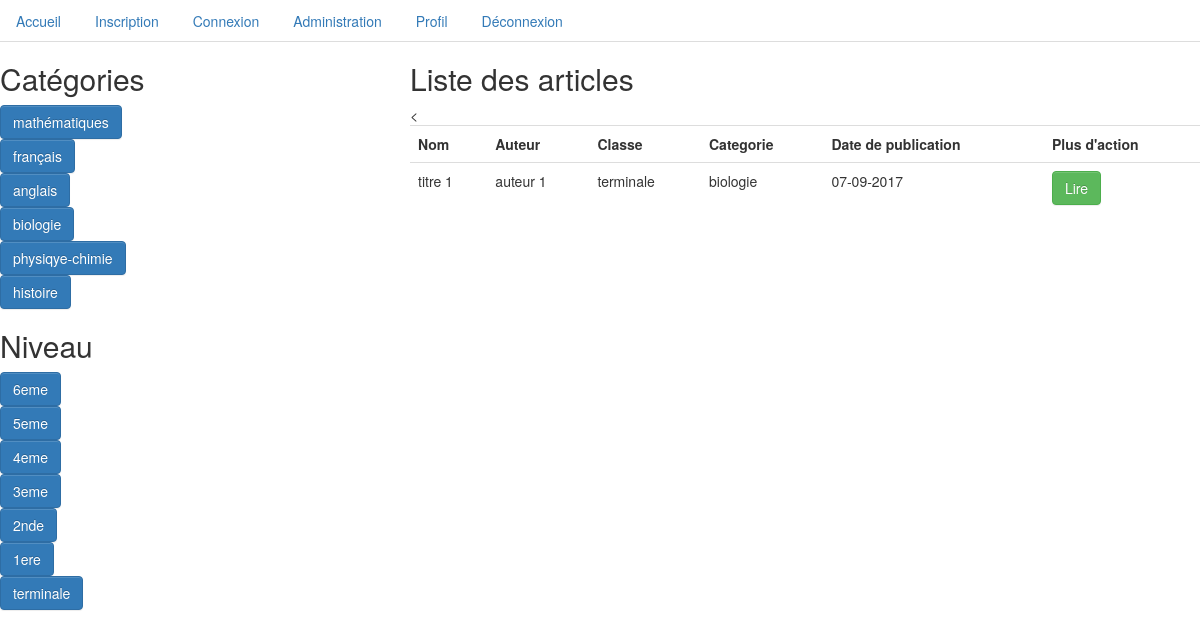
The page / on the database its author committed.
### tables this page shows
CREATE TABLE `categories` (
  `id` int(11) NOT NULL,
  `nameCategorie` varchar(50) NOT NULL
);

CREATE TABLE `classe` (
  `id` int(11) NOT NULL,
  `niveauClasse` varchar(50) NOT NULL
);

CREATE TABLE `articles` (
  `id` int(11) NOT NULL,
  `titre` varchar(50) NOT NULL,
  `auteur` varchar(50) NOT NULL,
  `contenu` text NOT NULL,
  `categorie` tinyint(4) NOT NULL,
  `classe` tinyint(4) NOT NULL,
  `datePublication` int(11) NOT NULL
);

### include/function.inc.php (called while the page is built, shortened)
<?php
function afficherArticles()
{
    require('./include/connexion.inc.php');
    $totalArt = $bdd->query('SELECT * FROM articles');
    $resultArt = $totalArt->fetchAll(PDO::FETCH_OBJ);
    return $resultArt;
}
?>

### pages/listeArticles.php (the view, shortened to what this page needs)
<?php
    require('include/connexion.inc.php');
    $infosCat = $bdd->query("SELECT * FROM categories");
    $categories = $infosCat->fetchAll(PDO::FETCH_OBJ);
    $infosClasse = $bdd->query("SELECT * FROM classe");
    $classes = $infosClasse->fetchAll(PDO::FETCH_OBJ);
    if(!isset($_GET['id_cat']) AND !isset($_GET['id_classe']))
    {
        $articles =afficherArticles();
    }
    if(isset($articles) and !empty($articles))
    {
          $listeArticle = '<table class="table"><tr><th>Nom</th><th>Auteur</th><<th>Classe</th><th>Categorie</th><th>Date de publication</th><th> Plus d\'action';
          foreach($articles as $article)
          {
                $infosCat = $bdd->query("SELECT * FROM categories WHERE id = '$article->categorie'");
                $categorie = $infosCat->fetch(PDO::FETCH_OBJ);
                $infosClasse = $bdd->query("SELECT * FROM classe WHERE id = '$article->classe'");
                $classe = $infosClasse->fetch(PDO::FETCH_OBJ);
                $listeArticle.='<tr><td>'.$article->titre.'</td><td>'.$article->auteur.'</td><td>'.htmlspecialchars($classe->niveauClasse).'</td><td>'.htmlspecialchars($categorie->nameCategorie).'</td><td>'.htmlspecialchars(date("d-m-Y", $article->datePublication)).'</td><td><a href="index.php?page=read&id_article='.$article->id.'" class="btn btn-success">Lire</a></td>';
          }
          $listeArticle.= '</table>';
    }
?>
<div class="row">
    <div class="col-md-4">
        <h2> Catégories</h2>
        <?php
          if(isset($categories))
          {
              foreach($categories as $categorie)
              {
                  echo '<a href="?id_cat='.$categorie->id.'" class="btn btn-primary">'.htmlspecialchars($categorie->nameCategorie).'</a><br />';
              }
          }
        ?>
        <h2> Niveau </h2>
        <?php
            if(isset($classes))
            {
                foreach($classes as $classe)
                {
                    echo '<a href="?id_classe='.$classe->id.'" class="btn btn-primary">'.htmlspecialchars($classe->niveauClasse).'</a><br />';
                }
            }
        ?>
    </div>
    <div class="col-md-8">
     <h2>Liste des articles</h2>
          <?php
              if(isset($listeArticle))
              {
                echo $listeArticle;
              }
          ?>
    </div>
</div>

### index.php (shortened to what this page needs)
<?php
    require('controller/controller.php');
?>
<!DOCTYPE html>
<html lang="fr">
    <head>
        <link rel="stylesheet" href="https://maxcdn.bootstrapcdn.com/bootstrap/3.3.7/css/bootstrap.min.css">
        <link rel="stylesheet" href="https://maxcdn.bootstrapcdn.com/bootstrap/3.3.7/css/bootstrap-theme.min.css">
        <link href="css/bootstrap.min.css" rel="stylesheet">
        <link rel="stylesheet" href="css/style.css">
    </head>
    <body>
        <nav>
            <ul class="nav nav-tabs">
                <li role="presentation"><a href="index.php?page=listeArticles">Accueil</a></li>
                <li role="presentation"><a href="index.php?page=inscription">Inscription</a></li>
                <li role="presentation"><a href="index.php?page=connexion">Connexion</a></li>
                <li role="presentation"><a href="index.php?page=admin">Administration</a></li>
                <li role="presentation"><a href="index.php?page=profil">Profil</a></li>
                <li role="presentation"><a href="index.php?page=deconnexion">Déconnexion</a></li>
            </ul>
        </nav>
        <?php
            if(isset($page))
            {
                include($page);
            }
            else
            {
               include("pages/listeArticles.php");
            }
        ?>
    </body>
</html>

### rows shown on the page
categories: nameCategorie "mathématiques"
categories: nameCategorie "français"
categories: nameCategorie "anglais"
categories: nameCategorie "biologie"
categories: nameCategorie "physiqye-chimie"
categories: nameCategorie "histoire"
classe: niveauClasse "6eme"
classe: niveauClasse "5eme"
classe: niveauClasse "4eme"
classe: niveauClasse "3eme"
classe: niveauClasse "2nde"
classe: niveauClasse "1ere"
classe: niveauClasse "terminale"
articles: titre "titre 1", auteur "auteur 1", classe.niveauClasse "terminale", categories.nameCategorie "biologie", datePublication "07-09-2017"
